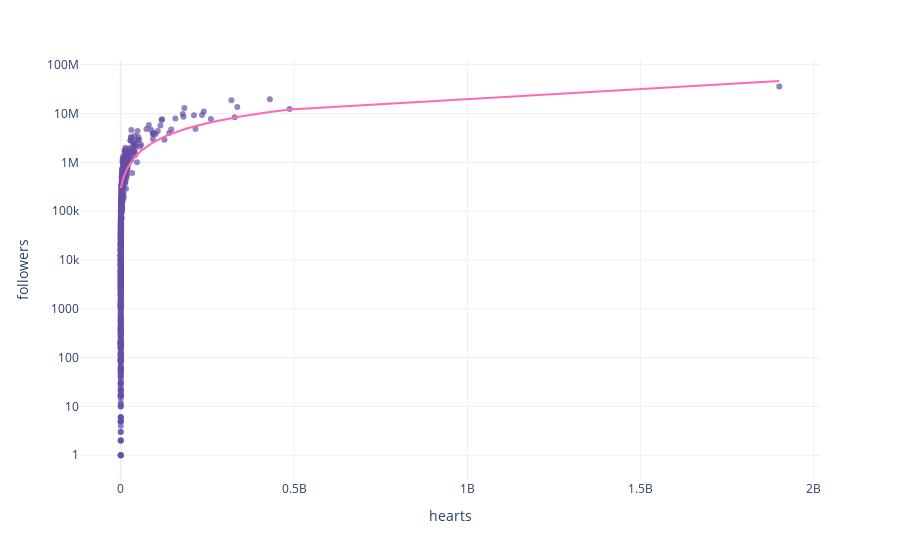

The notebook cell this image was saved under:
### Code cell
# Create a scatter plot with a trendline
fig = px.scatter(df_videos_users_focus, trendline="ols",
                 x="hearts", 
                 y="followers",
                 labels={
                     "hearts": "hearts",
                     "followers": "followers"
                 },
                 log_y=True,
                 trendline_color_override="#FF69B4", 
                 template='plotly_white')

fig.update_traces(marker=dict(
                     color='#674ea7',
                     opacity=0.7,
                 ))
fig.show()

### Figure 1 — Plotly figure (JSON) as saved in the notebook; plotly's stock layout.template omitted (floating-point values rounded to 4 significant figures; data arrays with more than 128 entries replaced by an {"elided": "..."} marker saying what was removed)
{"data": [{"hovertemplate": "hearts=%{x}<br>followers=%{y}<extra></extra>", "legendgroup": "", "marker": {"color": "#674ea7", "opacity": 0.7, "symbol": "circle"}, "mode": "markers", "name": "", "orientation": "v", "showlegend": false, "type": "scatter", "x": {"elided": "730 int values"}, "xaxis": "x", "y": {"elided": "730 int values"}, "yaxis": "y"}, {"hovertemplate": "<b>OLS trendline</b><br>followers = 0.0242213 * hearts + 298527<br>R<sup>2</sup>=0.800010<br><br>hearts=%{x}<br>followers=%{y} <b>(trend)</b><extra></extra>", "legendgroup": "", "line": {"color": "#FF69B4"}, "marker": {"color": "#674ea7", "opacity": 0.7, "symbol": "circle"}, "mode": "lines", "name": "", "showlegend": false, "type": "scatter", "x": {"elided": "730 int values"}, "xaxis": "x", "y": {"elided": "730 float values"}, "yaxis": "y"}], "layout": {"legend": {"tracegroupgap": 0}, "margin": {"t": 60}, "xaxis": {"anchor": "y", "domain": [0, 1], "title": {"text": "hearts"}}, "yaxis": {"anchor": "x", "domain": [0, 1], "title": {"text": "followers"}, "type": "log"}}}
